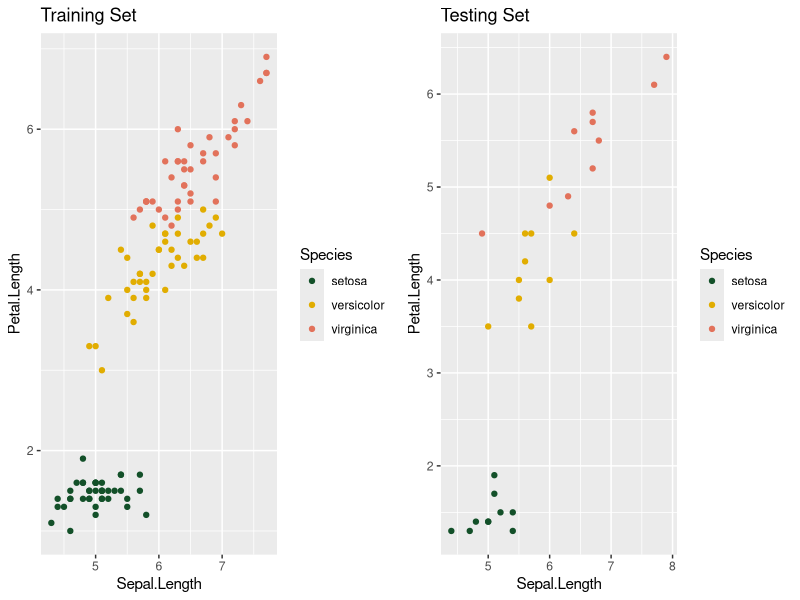

The R script that drew this image: (Note: this script raises an error after producing the figure.)
#####Building a classification data Model#######

library(datasets) #contains the iris data set
library(caret) #package for ML algorithms 

data(iris) #Import the iris data set

sum(is.na(iris)) #checking is there any missing values in the data set
set.seed(100) #To achieve reproducible model;set the random seed number

#performance stratified random split of the data set
Trainingindex <-createDataPartition(iris$Species,p=0.8,list = FALSE)
TrainingSet <-iris[Trainingindex,] #Training set
TestingSet <-iris[-Trainingindex,] #Test set

#compare scatter plot of the for 80 and 20 data subsets

install.packages("cowplot")
library(ggplot2)
library(cowplot)

p1 <- ggplot(TrainingSet) + 
  geom_point(aes(x=Sepal.Length,y=Petal.Length,color=Species)) +
  scale_color_manual(values=c("#135029", "#E1AD01", "#E2725B")) +
  ggtitle("Training Set")

p2 <- ggplot(TestingSet) + 
  geom_point(aes(x=Sepal.Length,y=Petal.Length,color=Species)) +
  scale_color_manual(values=c("#135029", "#E1AD01", "#E2725B")) +
  ggtitle("Testing Set")

# Combine the plots using cowplot::plot_grid() then display it
multi_plot <- plot_grid(p1, p2, ncol = 2)
multi_plot



###SVM Model(polynomial Kernal)###

#Build training Model
Model <- train(Species ~ ., data = TrainingSet,
               method = "svmPoly",
               na.action = na.omit,
               preProcess = c("scale", "center"),
               trControl = trainControl(method = "none"),
               tuneGrid = data.frame(degree = 1, scale = 1, C = 1))

#Build CV Model

Model.cv <-train(Species~.,data = TrainingSet,
                 method = "svmPoly",
                 na.action = na.omit,
                 preProcess=c("scale","center"),
                 trControl = trainControl(method ="cv",number=10),
                 tuneGrid = data.frame(degree = 1,scale=1,C=1))

#Apply model for prediction 
Model.training <-predict(Model,TrainingSet)#Apply model to make prediction on TrainingSet
Model.testing <-predict(Model,TestingSet)#Apply model to make prediction on TestingSet
Model.cv <-predict(Model.cv,TrainingSet)

#Model Performance(Display confusion and matrix and statistics)
Model.training.confsion <- confusionMatrix(Model.training,TrainingSet$Species)
Model.testing.confusion <-confusionMatrix(Model.testing,TestingSet$Species)
Model.cv.cofusion <-confusionMatrix(Model.cv,TrainingSet$Species)

print(Model.training.confsion)
print(Model.testing.confusion)
print(Model.cv.cofusion)

#feature Importance
Importance <-varImp(Model)
plot(Importance,col="red")
